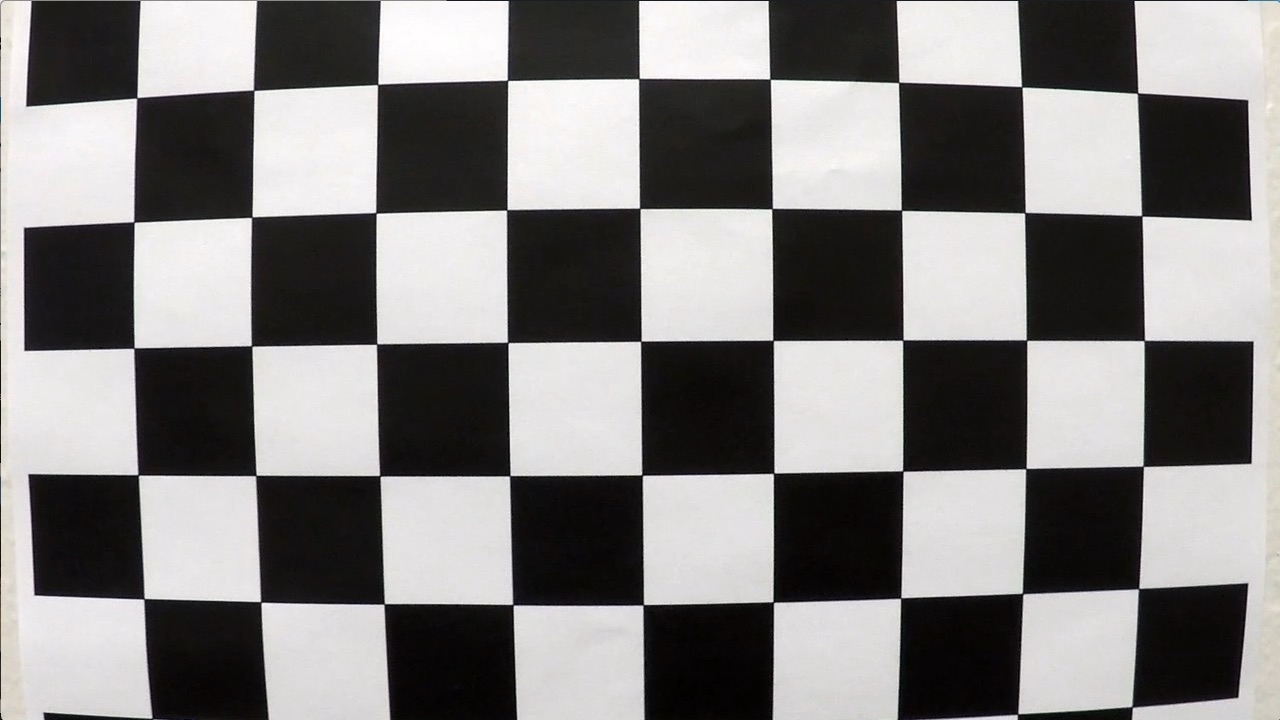
#> input picture camera_cal/calibration1.jpg, 1280 x 720 px; the run also reads 3 pictures not shown here
$ jupyter execute --allow-errors 'Advanced Lane Finding_V1.01.ipynb'   (shell and % lines are left out)   (older library calls are emulated)
#> lines starting #> are read from the running program, lines starting #| are printed output that depends on the picture; after the words box and inside, x2 and y2 are one past the last pixel; in counts of white or black regions, pixels touching at a corner belong together
[cell 1]
import cv2
import matplotlib.pyplot as plt
import matplotlib.image as mpimg
import numpy as np
import glob


img = mpimg.imread('camera_cal/calibration1.jpg')
#> img is the input picture: shape (720, 1280, 3); mean R, G, B 130.1, 128.4, 127.8
image_shape = img.shape
#print(image_shape)
plt.imshow(img)

[cell 2]
"""
Caliberating the camera
"""
import os

nx = 9
ny = 6

objpoints = []
imgpoints = []

objp = np.zeros((nx*ny,3), np.float32)
objp[:,:2] = np.mgrid[0:nx,0:ny].T.reshape(-1,2)

images = os.listdir("camera_cal/")

for img_file in images:

    img = cv2.imread('camera_cal/' + img_file)

    # Convert to grayscale
    gray = cv2.cvtColor(img, cv2.COLOR_BGR2GRAY)

    # Find the chessboard corners
    ret, corners = cv2.findChessboardCorners(gray, (nx, ny), None)
#> ret = False; corners = None

    # If found, draw corners
    if ret == True:
        # Draw and display the corners
        cv2.drawChessboardCorners(img, (nx, ny), corners, ret)
        mpimg.imsave('output_images/find_corners/result-' + img_file, img)

        objpoints.append(objp)
        imgpoints.append(corners)

# use the object and image points to caliberate the camera and compute the camera matrix and distortion coefficients
ret, cameraMatrix, distortionCoeffs, rvecs, tvecs = cv2.calibrateCamera(objpoints, imgpoints, image_shape[:2],None,None)

[cell 3]
"""
Distortion Correction Example
"""

img = mpimg.imread('camera_cal/calibration2.jpg')
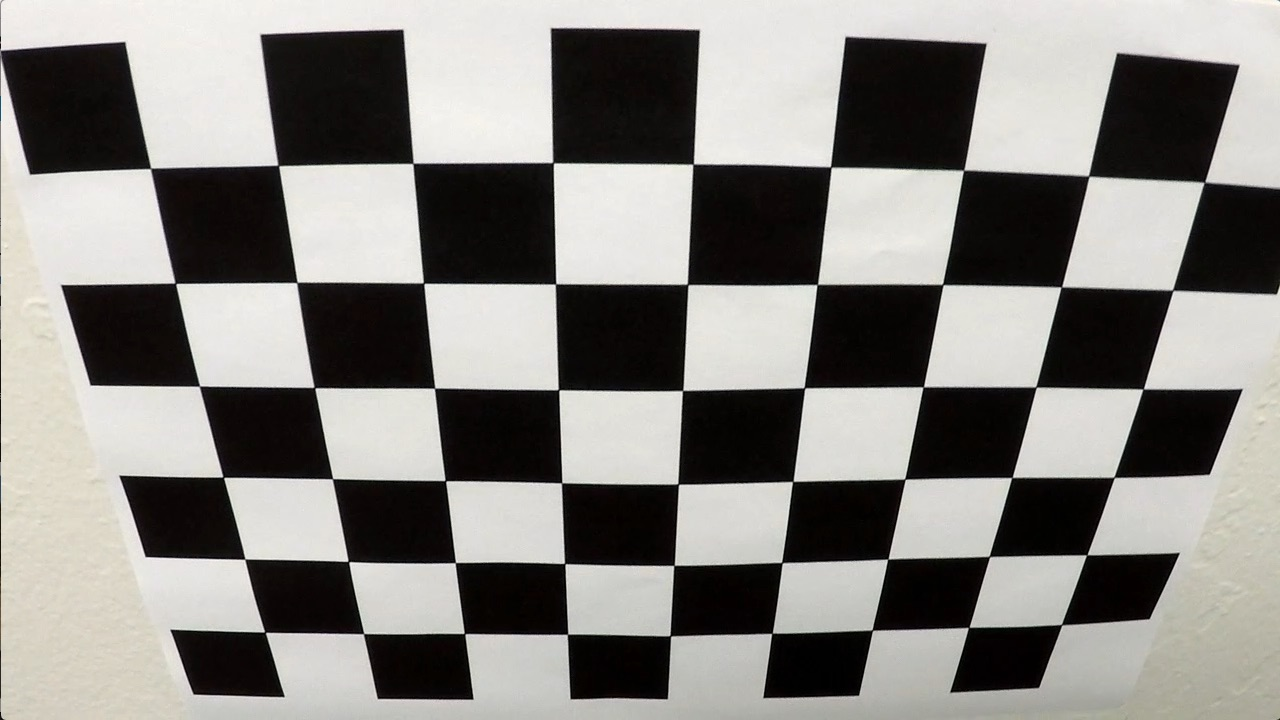
#> input picture camera_cal/calibration2.jpg, 1280 x 720 px
#> img is the input picture: shape (720, 1280, 3); mean R, G, B 134.4, 132.4, 128.5
undistorted = cv2.undistort(img, cameraMatrix, distortionCoeffs, None, cameraMatrix)
f, (ax1, ax2) = plt.subplots(1, 2, figsize=(24, 9))
f.tight_layout()
ax1.imshow(img)
ax1.set_title('Original Image', fontsize=50)
ax2.imshow(undistorted)
ax2.set_title('Undistorted Image', fontsize=50)
plt.subplots_adjust(left=0., right=1, top=0.9, bottom=0.)
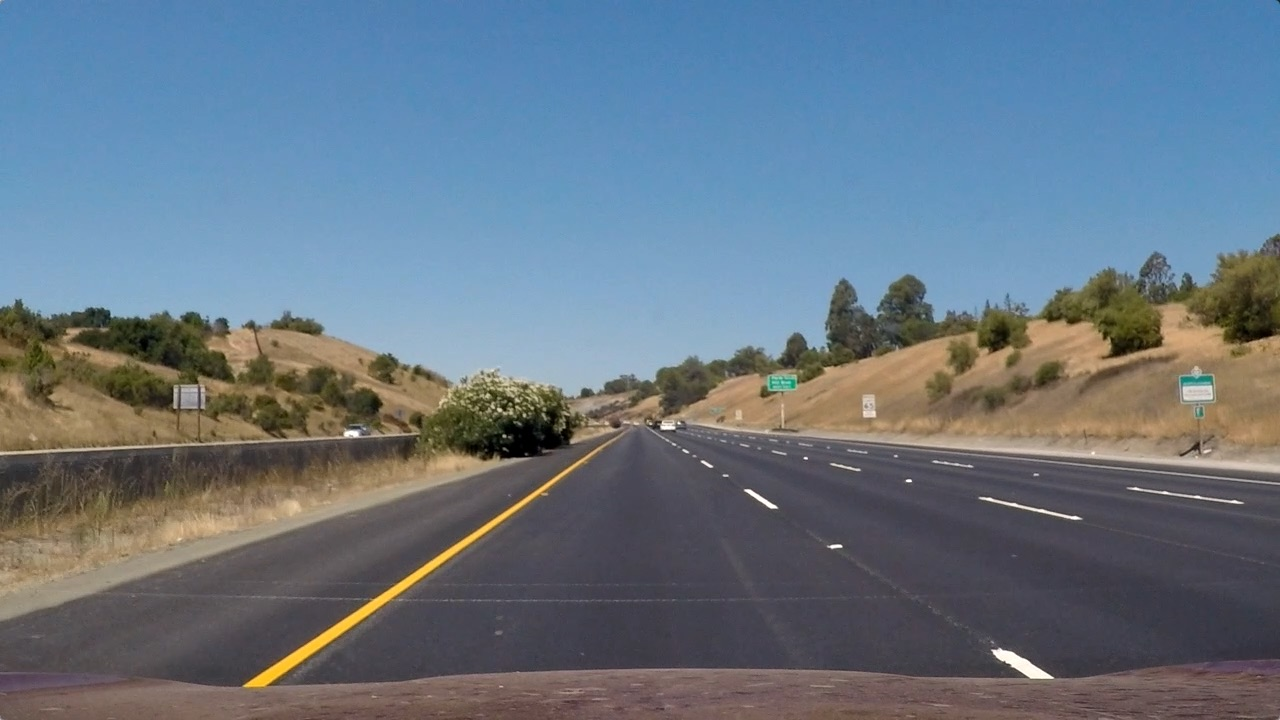
#> input picture test_images/straight_lines1.jpg, 1280 x 720 px
#> further down, img is the input picture: shape (720, 1280, 3); mean R, G, B 103.2, 117.7, 131.2

[cell 4]
"""
Gradients and color transforms
"""

def get_thresholded_image(img):

    img = cv2.undistort(img, cameraMatrix, distortionCoeffs, None, cameraMatrix)

    # convert to gray scale
    gray = cv2.cvtColor(img, cv2.COLOR_RGB2GRAY)

    height, width = gray.shape

    # apply gradient threshold on the horizontal gradient
    sx_binary = abs_sobel_thresh(gray, 'x', 10, 200)
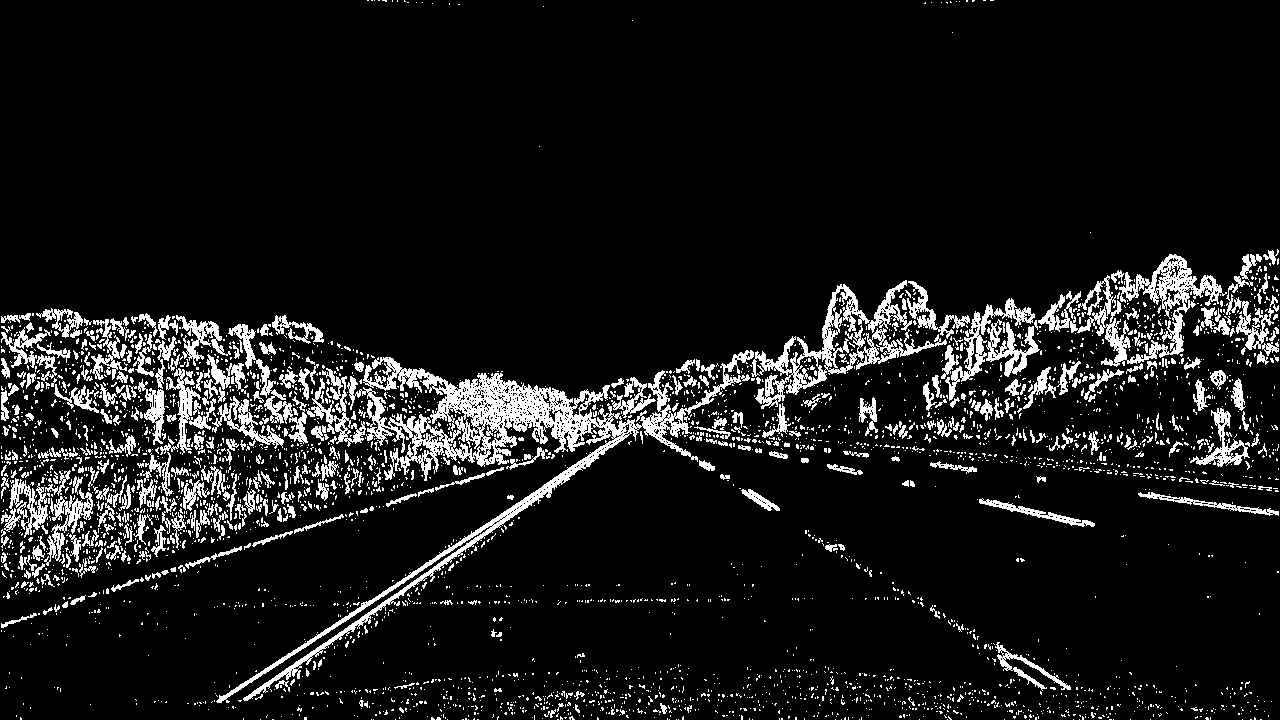
#> sx_binary: shape (720, 1280); values 0 (black) and 1 (white), 9.4% white; 3738 white regions (3322 under 20 px), largest, box (x1, y1, x2, y2) and area: (216, 350, 754, 703) 17950, (1038, 254, 1227, 367) 5111, (751, 284, 947, 409) 4448

    # apply gradient direction threshold so that only edges closer to vertical are detected.
    dir_binary = dir_threshold(gray, thresh=(np.pi/6, np.pi/2))
#> dir_binary: shape (720, 1280) float64; values 0 (black) and 1 (white), 67.9% white; black in thin lines or dots

    # combine the gradient and direction thresholds.
    combined_condition = ((sx_binary == 1) & (dir_binary == 1))
#> combined_condition: shape (720, 1280) bool; 5.9% white in thin lines or dots

    # R & G thresholds so that yellow lanes are detected well.
    color_threshold = 150
    R = img[:,:,0]
    G = img[:,:,1]
    color_combined = np.zeros_like(R)
    r_g_condition = (R > color_threshold) & (G > color_threshold)
#> r_g_condition: shape (720, 1280) bool; 4.8% white; 386 white regions (295 under 20 px), largest, box (x1, y1, x2, y2) and area: (318, 328, 734, 409) 14061, (50, 459, 521, 604) 5778, (686, 422, 1280, 479) 5616


    # color channel thresholds
    hls = cv2.cvtColor(img, cv2.COLOR_RGB2HLS)
#> hls: shape (720, 1280, 3); mean of channels 0, 1, 2 86.8, 116.9, 66.8
    S = hls[:,:,2]
    L = hls[:,:,1]

    # S channel performs well for detecting bright yellow and white lanes
    s_thresh = (100, 255)
    s_condition = (S > s_thresh[0]) & (S <= s_thresh[1])
#> s_condition: shape (720, 1280) bool; 33.9% white; 797 white regions (654 under 20 px), largest, box (x1, y1, x2, y2) and area: (0, 0, 1280, 322) 285480, (221, 455, 594, 703) 5083, (1107, 306, 1180, 364) 2318

    # We put a threshold on the L channel to avoid pixels which have shadows and as a result darker.
    l_thresh = (120, 255)
    l_condition = (L > l_thresh[0]) & (L <= l_thresh[1])
#> l_condition: shape (720, 1280) bool; 55.6% white; 162 black regions (127 under 20 px), largest, box (x1, y1, x2, y2) and area: (0, 252, 1280, 720) 399089, (364, 0, 994, 11) 3596, (1173, 419, 1258, 464) 1110

    # combine all the thresholds
    # A pixel should either be a yellowish or whiteish
    # And it should also have a gradient, as per our thresholds
    color_combined[(r_g_condition & l_condition) & (s_condition | combined_condition)] = 1

    # apply the region of interest mask
    mask = np.zeros_like(color_combined)
    region_of_interest_vertices = np.array([[0,height-1], [width/2, int(0.5*height)], [width-1, height-1]], dtype=np.int32)
    cv2.fillPoly(mask, [region_of_interest_vertices], 1)
#> mask: shape (720, 1280); values 0 (black) and 1 (white), 25% white; 1 white region, box (x1, y1, x2, y2) and area: (0, 360, 1280, 720) 230860
    thresholded = cv2.bitwise_and(color_combined, mask)
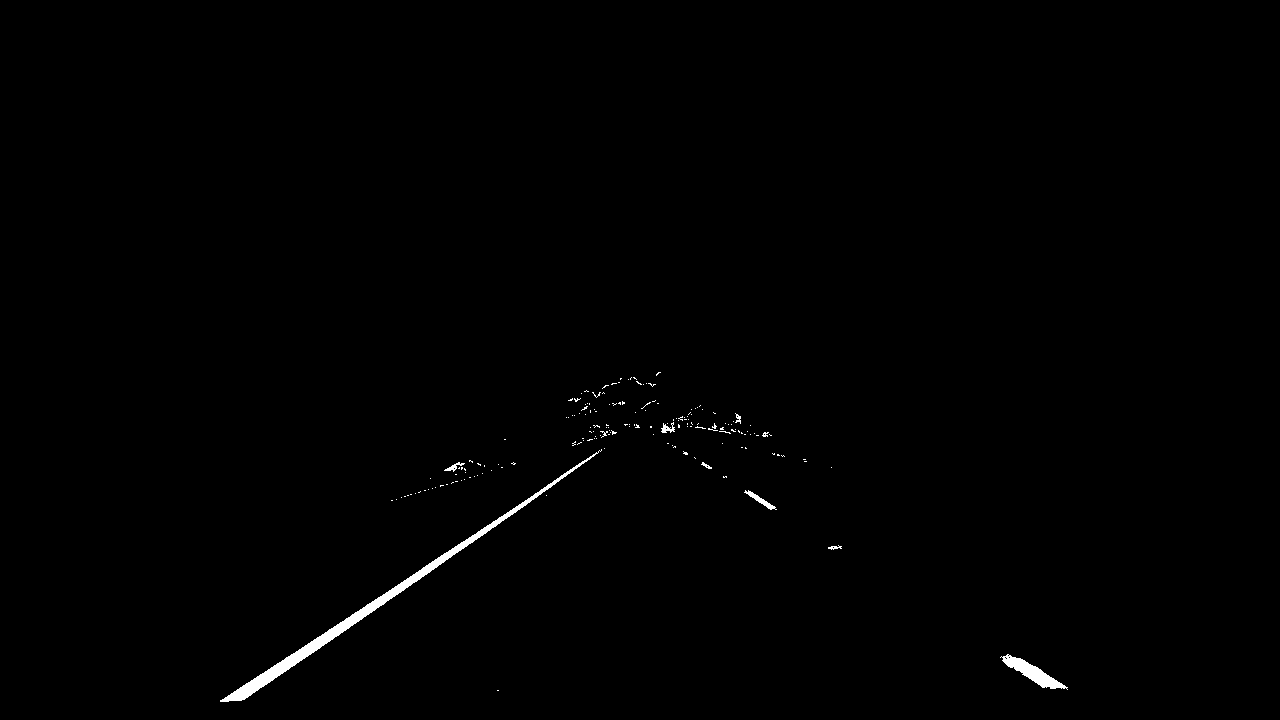
#> thresholded: shape (720, 1280); values 0 (black) and 1 (white), 0.55% white; 174 white regions (164 under 20 px), largest, box (x1, y1, x2, y2) and area: (220, 449, 602, 702) 3335, (1000, 654, 1068, 690) 766, (744, 490, 777, 510) 157
#> color_combined: shape (720, 1280); values 0 (black) and 1 (white), 1.2% white; 1127 white regions (1088 under 20 px), largest, box (x1, y1, x2, y2) and area: (220, 449, 602, 702) 3335, (1180, 332, 1245, 355) 1035, (1000, 654, 1068, 690) 766

    return thresholded


def abs_sobel_thresh(gray, orient='x', thresh_min=0, thresh_max=255):
    if orient == 'x':
        sobel = cv2.Sobel(gray, cv2.CV_64F, 1, 0)
    else:
        sobel = cv2.Sobel(gray, cv2.CV_64F, 0, 1)
    abs_sobel = np.absolute(sobel)
    max_value = np.max(abs_sobel)
    binary_output = np.uint8(255*abs_sobel/max_value)
    threshold_mask = np.zeros_like(binary_output)
    threshold_mask[(binary_output >= thresh_min) & (binary_output <= thresh_max)] = 1
    return threshold_mask

def dir_threshold(gray, sobel_kernel=3, thresh=(0, np.pi/2)):
    # Take the gradient in x and y separately
    sobel_x = cv2.Sobel(gray, cv2.CV_64F, 1, 0, ksize=sobel_kernel)
    sobel_y = cv2.Sobel(gray, cv2.CV_64F, 0, 1, ksize=sobel_kernel)
    # 3) Take the absolute value of the x and y gradients
    abs_sobel_x = np.absolute(sobel_x)
    abs_sobel_y = np.absolute(sobel_y)
    # 4) Use np.arctan2(abs_sobely, abs_sobelx) to calculate the direction of the gradient
    direction = np.arctan2(abs_sobel_y,abs_sobel_x)
    direction = np.absolute(direction)
    # 5) Create a binary mask where direction thresholds are met
    mask = np.zeros_like(direction)
    mask[(direction >= thresh[0]) & (direction <= thresh[1])] = 1
    # 6) Return this mask as your binary_output image
    return mask

[cell 5]
"""
Example: Binary Thresholded Image
"""

img = mpimg.imread('test_images/straight_lines1.jpg')
thresholded = get_thresholded_image(img)
img = cv2.undistort(img, cameraMatrix, distortionCoeffs, None, cameraMatrix)
cv2.imwrite('thresholded.jpg',thresholded)

# Plot the 2 images side by side
f, (ax1, ax2) = plt.subplots(1, 2, figsize=(24, 9))
f.tight_layout()
ax1.imshow(img)
ax1.set_title('Original Image', fontsize=50)
ax2.imshow(thresholded, cmap='gray')
ax2.set_title('Thresholded Image', fontsize=50)
plt.subplots_adjust(left=0., right=1, top=0.9, bottom=0.)
#> (the rest of the program and of its run is left out)
